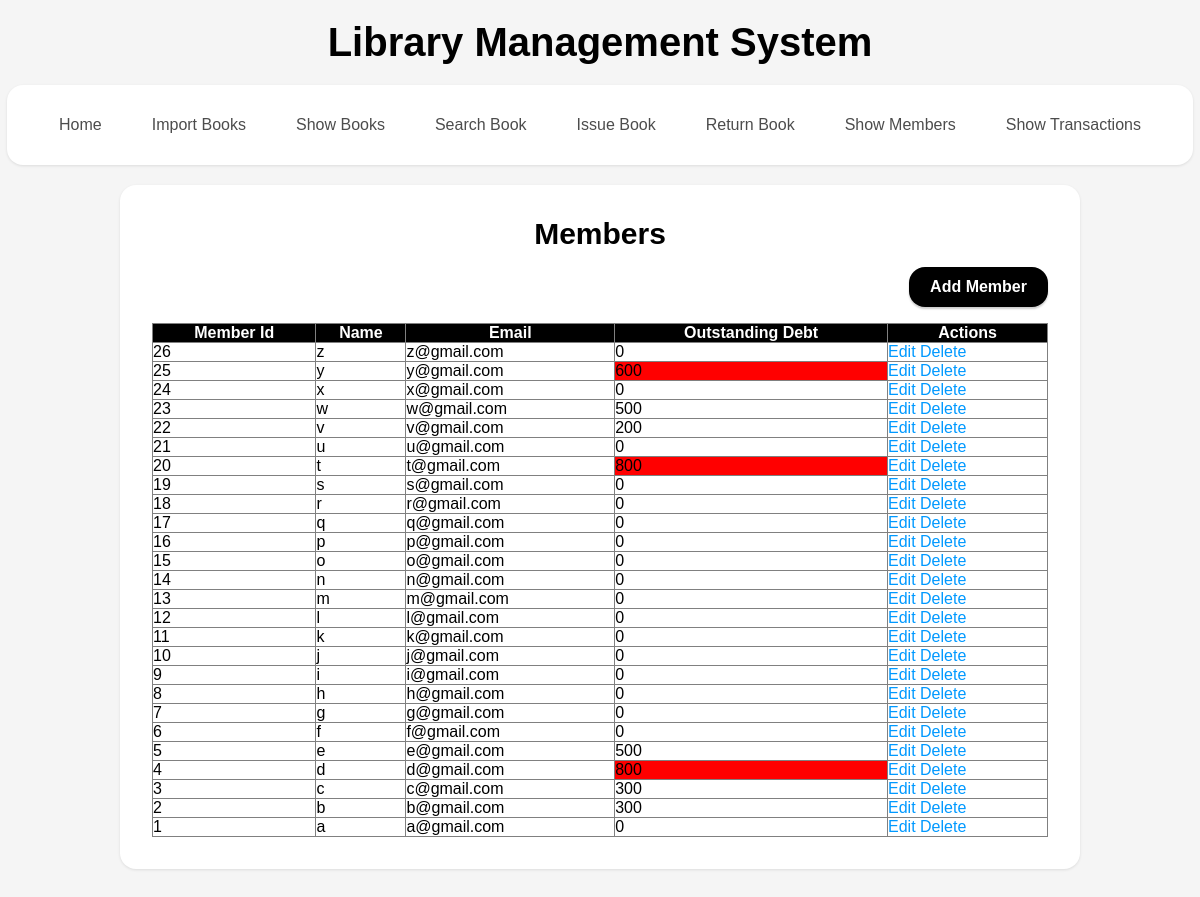
The page /all-members/ on the database its author committed.
### library_management/models.py (models this page shows, shortened)
class Member(models.Model):
    name = models.CharField(max_length=255)
    email = models.EmailField()
    outstanding_debt = models.IntegerField(default=0)
    created_at = models.DateTimeField(auto_now_add=True)

### library_management/views.py (the view)
# urls.py: path('all-members/', v.all_members, name='all-members'),
def all_members(request):
    members = Member.objects.order_by('created_at').reverse()
    return render(request, "all-members.html", {'members': members})

### templates/all-members.html (shortened to what this page needs)
<!DOCTYPE html>
<html>
<head>
    <link rel="stylesheet" href="/static/css/style.css">
</head>
<body>
    <div id="container">
        {% include "navbar.html" %}
        <section id="content">
            <div><p id="heading">Members</p></div>
            <a href="{% url 'add-member' %}"><button class="btn">Add Member</button></a>
            <table>
                <thead>
                    <tr>
                        <th>Member Id</th>
                        <th>Name</th>
                        <th>Email</th>
                        <th>Outstanding Debt</th>
                        <th>Actions</th>
                    </tr>
                </thead>
                <tbody>
                    {% for member in members %}
                        <tr>
                            <td>{{ member.id }}</td>
                            <td>{{ member.name }}</td>
                            <td>{{ member.email }}</td>
                            {% if member.outstanding_debt > 500 %}
                                <td class="outstanding_debt">{{ member.outstanding_debt }}</td>
                            {% else %}
                                <td>{{ member.outstanding_debt }}</td>
                            {% endif %}
                            <td>
                                <a href="{% url 'edit-member' member.id %}">Edit</a>
                                <a href="{% url 'delete-member' member.id %}">Delete</a>
                            </td>
                        </tr>
                    {% endfor %}
                </tbody>
            </table>
        </section>
    </div>
</body>
</html>

### templates/navbar.html
<header>
    <p>Library Management System</p>
</header>
<div id="navbar">
    <ul id="nav-items">
        <li><a href="{% url 'home' %}">Home</a></li>
        <li><a href="{% url 'import-books' %}">Import Books</a></li>
        <li><a href="{% url 'all-books' %}">Show Books</a></li>
        <li><a href="{% url 'search-book' %}">Search Book</a></li>
        <li><a href="{% url 'issue-book' %}">Issue Book</a></li>
        <li><a href="{% url 'return-book' %}">Return Book</a></li>
        <li><a href="{% url 'all-members' %}">Show Members</a></li>
        <li><a href="{% url 'all-transactions' %}">Show Transactions</a></li>
    </ul>
</div>

### static/CSS/style.css (style rules this page uses)
* { margin: 0; padding: 0; box-sizing: border-box; font-family: 'Be Vietnam Pro', sans-serif; }
#container { font-size: 16px; display: flex; flex-direction: column; align-items: center; background-color: whitesmoke; min-height: 100vh; width: 100%; padding-bottom: 50px; }
.btn { font-weight: bold; color:white; background-color: black; border: 1px solid transparent; border-radius: 1rem; box-shadow: 0 2px 2px 0 rgba(0, 0, 0, 0.2); min-height: 40px; min-width: 110px; padding: 10px 20px; font-size: 16px; }
#navbar { height: 80px; margin: 0 auto; display:flex; position: sticky; top:0; flex-direction: row; background: white; justify-content: space-evenly;; align-items: center; border-radius: 1rem; border-bottom: 1px solid transparent; box-shadow: 0 1px 3px 0 rgba(0, 0, 0, 0.1); padding: 0 2em; }
#nav-items { display: flex; flex-direction: row; list-style: none; list-style-position: center; gap: 10px; }
#nav-items>li { padding:11px 20px; }
#nav-items>li>a { text-decoration: none; color: #4c4c4c; }
header { width: 100%; padding: 20px 0; color: black; text-align: center; font-weight: bold; font-size: 40px; }
#content { width: 80%; display: flex; flex-direction: column; align-items: center; background-color: white; border-radius: 1rem; box-shadow: 0 1px 3px 0 rgba(0, 0, 0, 0.1); padding: 2em 2em; margin-top: 20px; gap: 1rem; }
#heading { color: black; font-weight: bold; font-size: 30px; }
#content>table { width: 100%; }
#content>table,tbody,tr, td { border: 1.5px solid grey; border-collapse: collapse; }
#content>table>thead>tr>th { background: black; border-collapse: collapse; border: 1.5px solid grey; color: white; }
#content>table>thead>tr { background: black; position: sticky; top: 80px; }
#content>table>tbody>tr>td>a:link { color: #0099ff; text-decoration: none; }
#content>a { align-self: end; }
.outstanding_debt { background-color: red; }

### rows shown on the page
Member: id "26", name "z", email "z@gmail.com", outstanding_debt "0"
Member: id "25", name "y", email "y@gmail.com", outstanding_debt "600"
Member: id "24", name "x", email "x@gmail.com", outstanding_debt "0"
Member: id "23", name "w", email "w@gmail.com", outstanding_debt "500"
Member: id "22", name "v", email "v@gmail.com", outstanding_debt "200"
Member: id "21", name "u", email "u@gmail.com", outstanding_debt "0"
Member: id "20", name "t", email "t@gmail.com", outstanding_debt "800"
Member: id "19", name "s", email "s@gmail.com", outstanding_debt "0"
Member: id "18", name "r", email "r@gmail.com", outstanding_debt "0"
Member: id "17", name "q", email "q@gmail.com", outstanding_debt "0"
Member: id "16", name "p", email "p@gmail.com", outstanding_debt "0"
Member: id "15", name "o", email "o@gmail.com", outstanding_debt "0"
Member: id "14", name "n", email "n@gmail.com", outstanding_debt "0"
Member: id "13", name "m", email "m@gmail.com", outstanding_debt "0"
Member: id "12", name "l", email "l@gmail.com", outstanding_debt "0"
Member: id "11", name "k", email "k@gmail.com", outstanding_debt "0"
Member: id "10", name "j", email "j@gmail.com", outstanding_debt "0"
Member: id "9", name "i", email "i@gmail.com", outstanding_debt "0"
Member: id "8", name "h", email "h@gmail.com", outstanding_debt "0"
Member: id "7", name "g", email "g@gmail.com", outstanding_debt "0"
Member: id "6", name "f", email "f@gmail.com", outstanding_debt "0"
Member: id "5", name "e", email "e@gmail.com", outstanding_debt "500"
Member: id "4", name "d", email "d@gmail.com", outstanding_debt "800"
Member: id "3", name "c", email "c@gmail.com", outstanding_debt "300"
Member: id "2", name "b", email "b@gmail.com", outstanding_debt "300"
Member: id "1", name "a", email "a@gmail.com", outstanding_debt "0"
